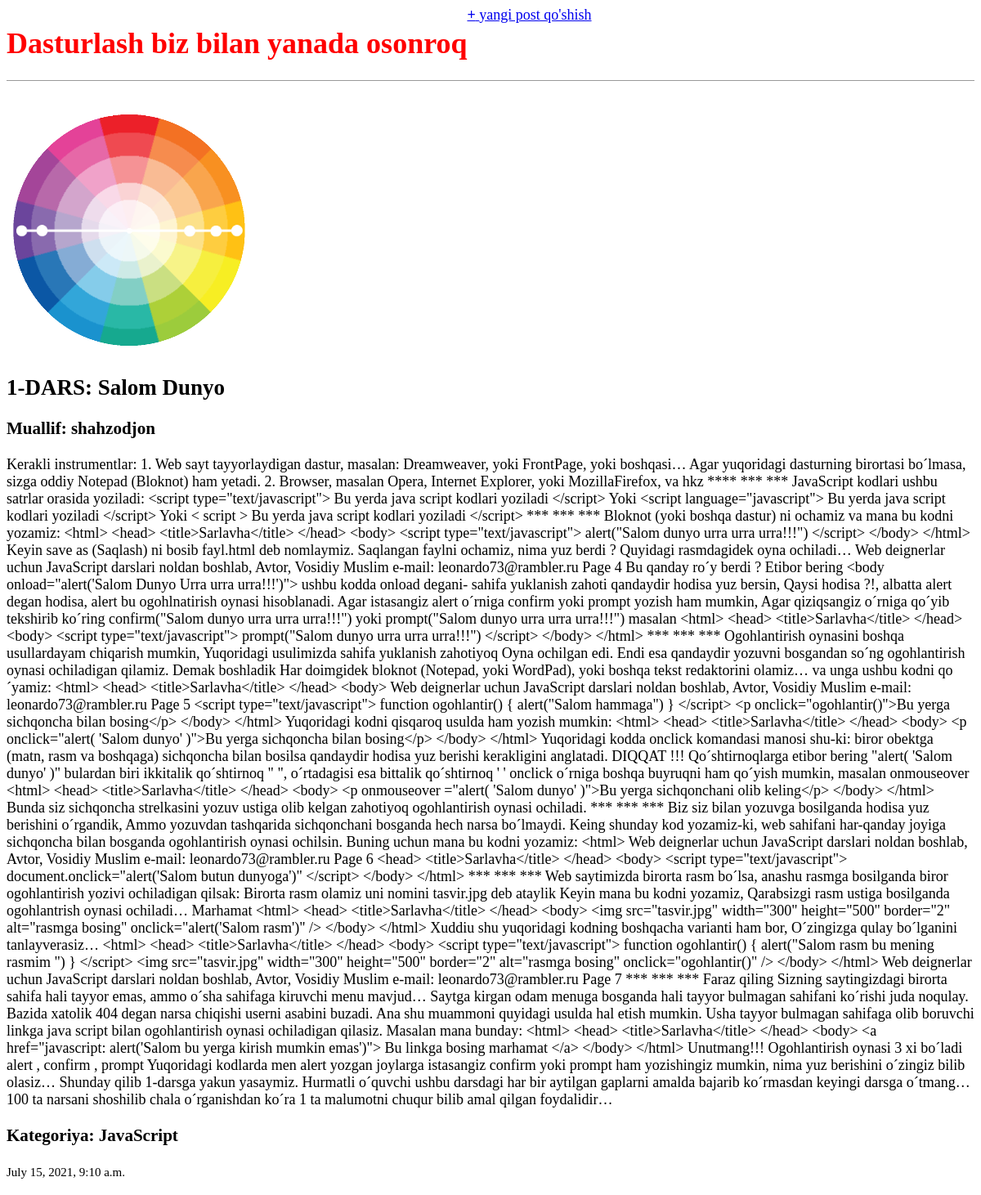
Screenshot of /post/3 with the database file from the repository.
### blog_site/models.py (models this page shows, shortened)
class Post(models.Model):
    title = models.CharField(max_length=200)
    author = models.ForeignKey(User, on_delete=models.CASCADE)
    content = models.TextField()
    img = models.ImageField(upload_to='image/post_img/', blank=True)
    created = models.DateTimeField(auto_now_add=True)
    category =  models.ForeignKey(Category, on_delete=models.CASCADE)

class Category(models.Model):
    name = models.CharField(max_length=200)
    def __str__(post):
        return post.name

### blog_site/views.py (the view)
# urls.py: path('post/<int:pk>', BlogDetailView.as_view(), name='detail'),
class BlogDetailView(DetailView):
    model = Post
    template_name = "post_detail.html"

### templates/post_detail.html
{% extends 'base.html' %}
{% block content %}
{% if post.img %}
    <img src="{{post.img.url}}" alt="">
{% endif %}
<h2> {{post.title}}</h2>
<h3>Muallif: <b>{{post.author}}</b></h3>
<p>
    {{ post.content }}
</p>
<h3>Kategoriya: {{post.category}} </h3>
<p><small>{{post.created}}</small></p>
</div>
{% endblock content %}

### static/css/base.css (style rules this page uses)
body { font-size: 18px; }

### rows the page displays
Post: img (picture), title "1-DARS: Salom Dunyo", author "shahzodjon", content "Kerakli instrumentlar: 1. Web sayt tayyorlaydigan dastur, masalan: Dreamweaver, yoki FrontPage, yoki boshqasi… Agar yuqoridagi dasturning birortasi bo´lmasa, sizga oddiy Notepad (Bloknot) ham yetadi. 2. Browser, masalan Opera, Internet Explorer, yoki MozillaFirefox, va hkz **** *** *** JavaScript kodlari ushbu satrlar orasida yoziladi: <script type=\"text/javascript\"> Bu yerda java script kodlari yoziladi </script> Yoki <script language=\"javascript\"> Bu yerda java script kodlari yoziladi </script> Yoki < script > Bu yerda java script kodlari yoziladi </script> *** *** *** Bloknot (yoki boshqa dastur) ni ochamiz va mana bu kodni yozamiz: <html> <head> <title>Sarlavha</title> </head> <body>…", category "JavaScript", created "July 15, 2021, 9:10 a.m."
